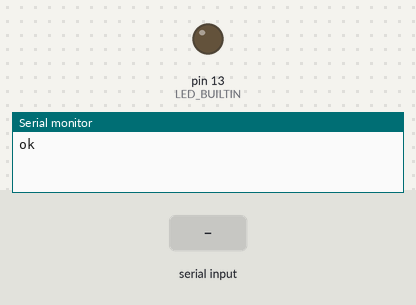
The sketch below on a simulated Arduino Uno, built with avr-gcc and run on an emulated ATmega328P. Shown: output pins drawn as LEDs (lit = HIGH), the last lines printed to the serial monitor. The inputs (shaded band) are chosen by the test bench.

Above: at 1.2 s.
1.3 s: "L" received over Serial
At 2.6 s:
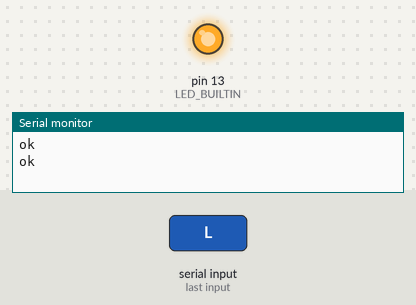
Timing chart, 0 to 4.3 s (numbered marks = the images above; inputs shaded):
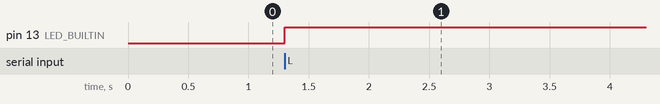

The sketch:

aria_arduino.ino
```cpp
// Arduino: same protocol, plain text. Sends "ok" every second, toggles LED on 'L'.
void setup() { Serial.begin(115200); pinMode(LED_BUILTIN, OUTPUT); }
unsigned long last = 0;
void loop() {
  if (Serial.available() && Serial.read() == 'L') digitalWrite(LED_BUILTIN, !digitalRead(LED_BUILTIN));
  if (millis() - last > 1000) { last = millis(); Serial.println("ok"); }
}
```

Measured:
- after the input at 1.3 s, pin 13 (LED_BUILTIN): LOW → HIGH at once
